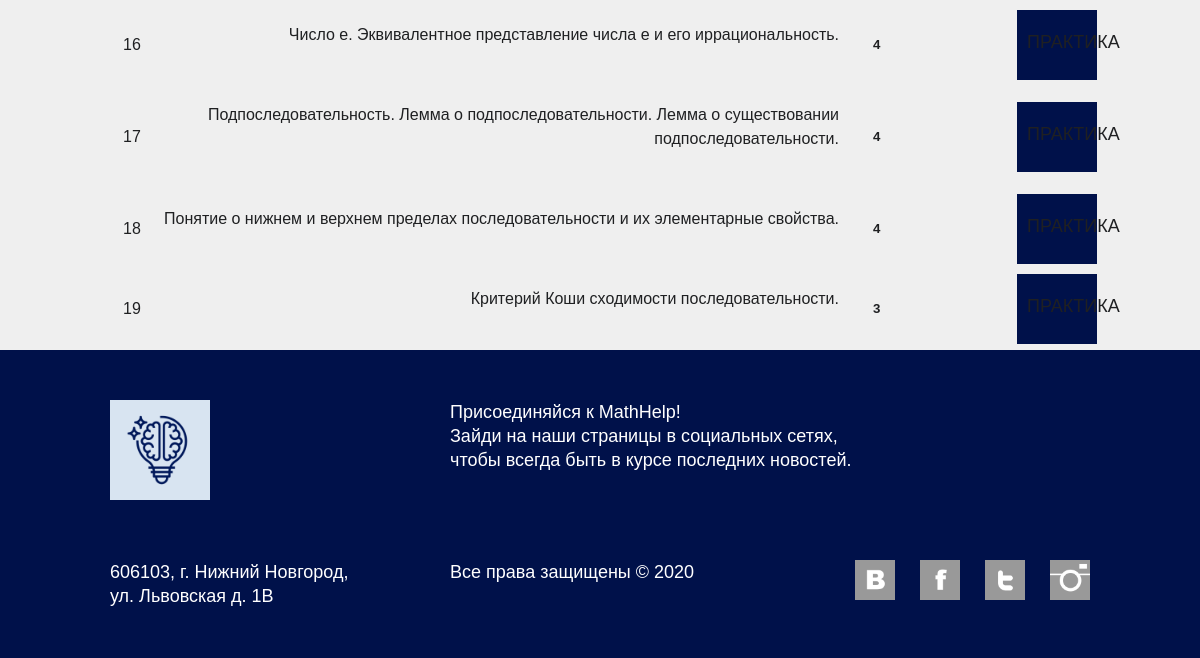
The page /tickets/ (lower part) on the database as committed earlier.
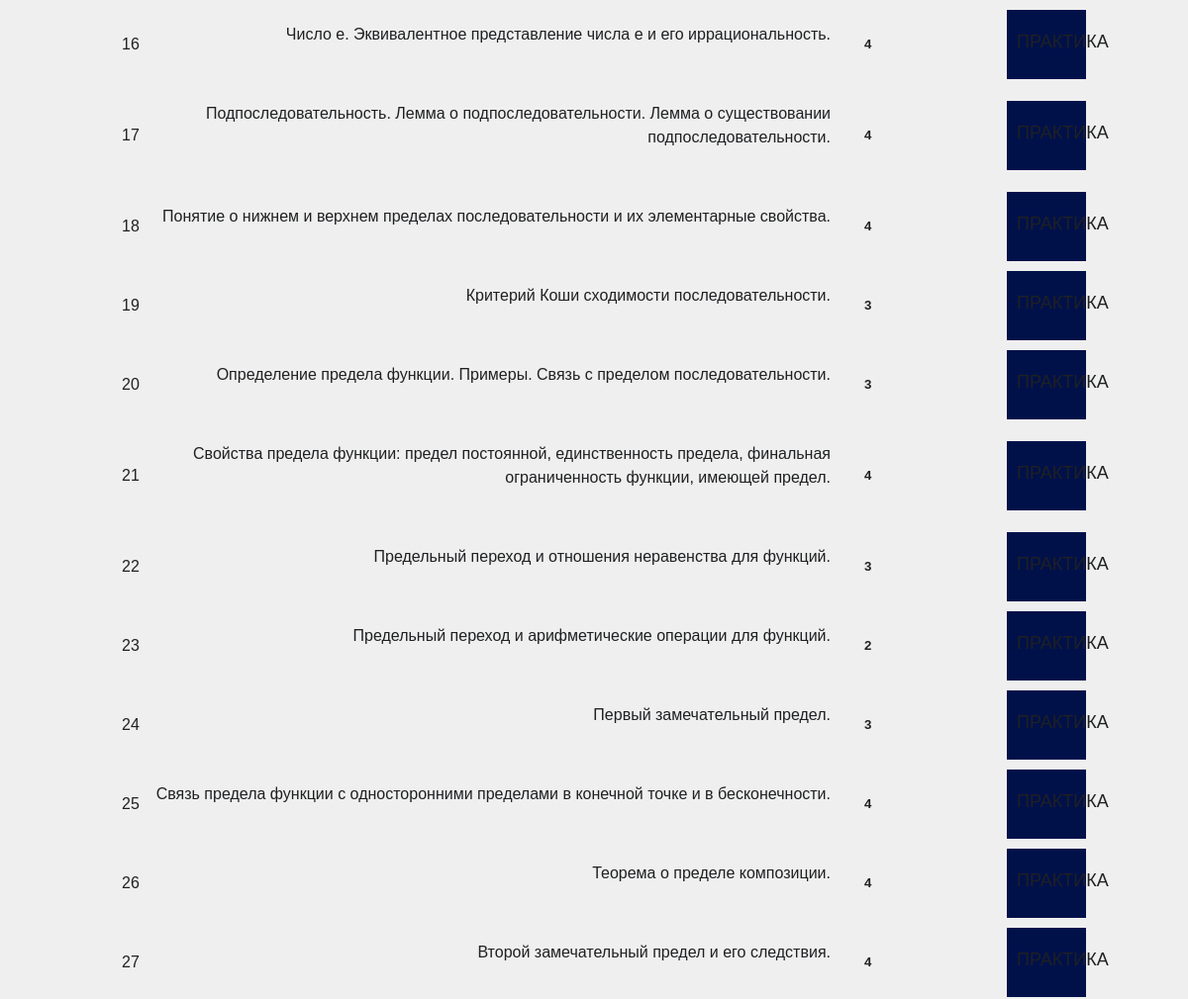
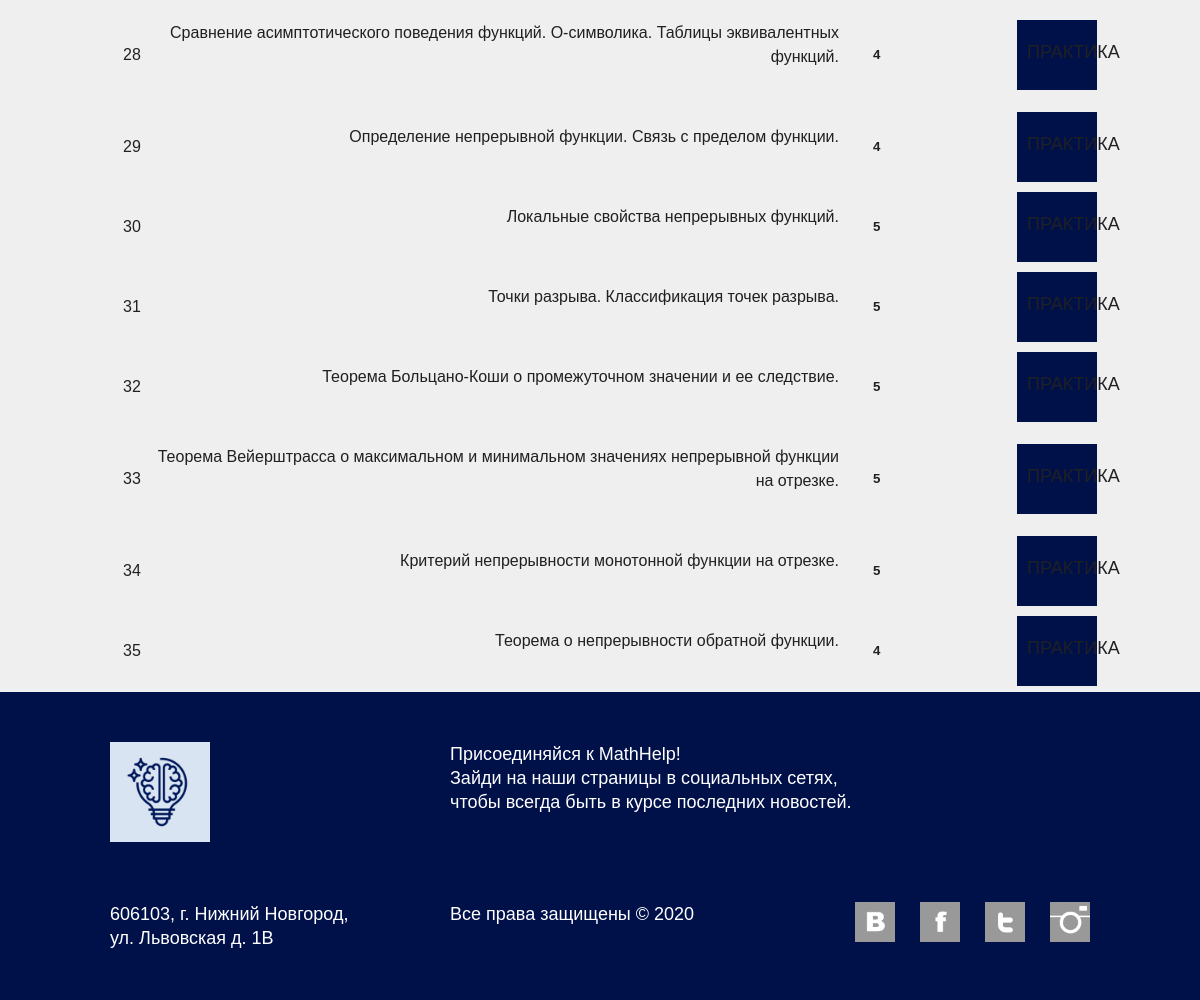
The same page on the database as committed later (2 pictures, top to bottom).
### tickets/models.py (models this page shows, shortened)
class Ticket(models.Model):
    name = models.CharField(blank=False, max_length=512)
    level = models.SmallIntegerField(blank=False)
    path = models.CharField(max_length=512, null=True, blank=True)

### tickets/views.py (the view)
# urls.py: path('', show_tickets, name='show-tickets'),
def show_tickets(request):
    tickets = Ticket.objects.all()
    return render(request, "tickets/show.html", {"tickets": tickets})

### tickets/templates/tickets/show.html (shortened to what this page needs)
{% extends 'base.html' %}
{% block content %}
<div class="gray">
  <div class="container">
    <table class="catalog">
      {% for ticket in tickets %}
      <tr>
        <td>{{ ticket.id }}</td>
        <td>
          <p><a href="{% url 'show-ticket-pdf' ticket.id %}">{{ ticket.name }}</a></p>
          <td width="150px"><h5>{{ ticket.level }}</h5></td>
        </td>
        <td>
          <a href="#" class="btn btn-blue btn-blue-small">Практика</a>
        </td>
      </tr>
      {% endfor %}
    </table>
    </div>
</div>
{% endblock %}

### templates/base.html (shortened to what this page needs)
{% load static %}
<!doctype html>
<html lang="rus">
  <head>
    <link rel="stylesheet" href="{% static 'css/style.css' %}"/>
  </head>
  <body>
    {% block content %} {% endblock %}
    {% include 'footer.html' %}
  </body>
</html>

### templates/header.html (shortened to what this page needs)
{% load static %}

### templates/footer.html (shortened to what this page needs)
{% load static %}
<footer class="main-footer">
<div class="container">
    <div class="footer-top">
      <div class="footer-address">
        <div class="logo">
          <img src="{% static 'img/logo-icon.png' %}" width="100" height="100" alt="MathHelp">
        </div>
            <p>606103, г. Нижний Новгород,<br> ул. Львовская д. 1В</p>
        </div>
        <div class="footer-social-promo">Присоединяйся к MathHelp!<br>
          Зайди на наши страницы в социальных сетях, чтобы всегда быть в курсе последних новостей.
        </div>
        <div class="copyright">Все права защищены © 2020</div>
        <div class="footer-social">
          <a href="https://vk.com/" class="social-btn social-btn-vk">Вконтакте</a>
          <a href="https://www.facebook.com/" class="social-btn social-btn-fb">Фейсбук</a>
          <a href="https://twitter.com/" class="social-btn social-btn-tw">Твиттер</a>
          <a href="https://www.instagram.com/" class="social-btn social-btn-inst">Инстаграм</a>
        </div>
    </div>
    </footer>

### static/css/style.css (style rules this page uses)
body { min-width: 1000px; margin: 0; padding: 0; font-family: Arial, sans-serif; font-size: 16px; line-height: 24px; color: #1f2022; }
.container { width: 980px; margin: 0 auto; padding: 0 10px; }
.logo { float: left; width: 100px; height: 100px; }
.logo img { display: block; }
.btn { display: inline-block; padding: 20px; font-size: 18px; line-height: 24px; vertical-align: top; text-align: center; text-decoration: none; text-transform: uppercase; color: #ffffff; cursor: pointer; outline: none; border: none; }
.btn-blue { background: #00114a; }
.btn-blue-small { width: 30; height: 20; }
.main-footer { padding-top: 50px; padding-bottom: 50px; background-color: #00114a; color: #ffffff; font-size: 18px; line-height: 24px; }
.footer-top::after, .footer-bottom::after { display: table; clear: both; content: ""; }
.footer-address { float: left; width: 300px; margin-right: 40px; }
.footer-address .logo { float: none; }
.footer-address p { margin: 0; margin-top: 60px; }
.copyright { float: left; width: 300px; height: 40px; margin-right: 40px; }
.footer-social-promo { float: left; width: 420px; height: 160px; }
.footer-social { float: right; width: 260px; text-align: right; font-size: 0; }
.social-btn { display: inline-block; margin-left: 25px; vertical-align: middle; }
.social-btn-vk { width: 40px; height: 40px; background-image: url("../img/ico-vk.png"); background-repeat: no-repeat; }
.social-btn-fb { width: 40px; height: 40px; background-image: url("../img/ico-fb.png"); background-repeat: no-repeat; }
.social-btn-tw { width: 40px; height: 40px; background-image: url("../img/ico-tw.png"); background-repeat: no-repeat; }
.social-btn-inst { width: 40px; height: 40px; background-image: url("../img/ico-inst.png"); background-repeat: no-repeat; }
.gray { background-color: #efefef; position: relative; width: 100%; margin: 0 auto; padding: 0 10px; }
.gray a { color: #1f2022; text-decoration: none; display:block; position:relative; text-align:right; padding-right:20px; padding-bottom:20px; }
.catalog h5 { padding-left:10px; }
.catalog p { padding-left:10px; }
.catalog .btn-blue { padding-left:10px; width: 50px; height: 30px; }

Rows that differ between the two databases and show on the page:
added Ticket: id "20", name "Определение предела функции. Примеры. Связь с пределом последовательности.", level "3"
added Ticket: id "21", name "Свойства предела функции: предел постоянной, единственность предела, финальная ограниченность функции, имеющей предел.", level "4"
added Ticket: id "22", name "Предельный переход и отношения неравенства для функций.", level "3"
added Ticket: id "23", name "Предельный переход и арифметические операции для функций.", level "2"
added Ticket: id "24", name "Первый замечательный предел.", level "3"
added Ticket: id "25", name "Связь предела функции с односторонними пределами в конечной точке и в бесконечности.", level "4"
added Ticket: id "26", name "Теорема о пределе композиции.", level "4"
added Ticket: id "27", name "Второй замечательный предел и его следствия.", level "4"
added Ticket: id "28", name "Сравнение асимптотического поведения функций. O-символика. Таблицы эквивалентных функций.", level "4"
added Ticket: id "29", name "Определение непрерывной функции. Связь с пределом функции.", level "4"
added Ticket: id "30", name "Локальные свойства непрерывных функций.", level "5"
added Ticket: id "31", name "Точки разрыва. Классификация точек разрыва.", level "5"
added Ticket: id "32", name "Теорема Больцано-Коши о промежуточном значении и ее следствие.", level "5"
added Ticket: id "33", name "Теорема Вейерштрасса о максимальном и минимальном значениях непрерывной функции на отрезке.", level "5"
added Ticket: id "34", name "Критерий непрерывности монотонной функции на отрезке.", level "5"
added Ticket: id "35", name "Теорема о непрерывности обратной функции.", level "4"
